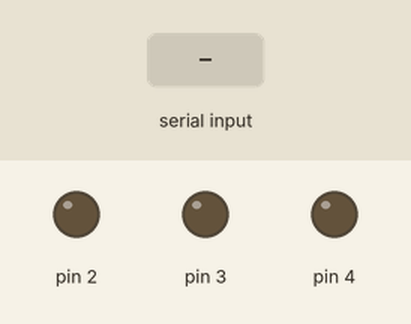
Simulated run of this sketch. Board: Arduino Uno, built with avr-gcc and run on an emulated ATmega328P. Shown: output pins drawn as LEDs (lit = HIGH). Inputs (shaded band) come from the test bench.

Above: at 1.2 s.
1.3 s: byte 30 received over Serial
At 1.6 s:
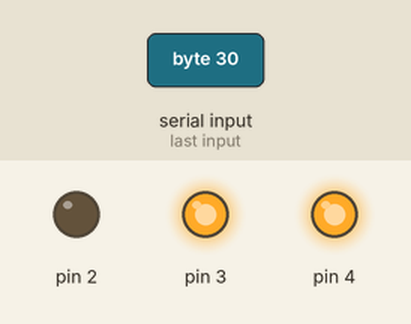
2.8 s: byte 90 received over Serial
At 3.9 s:
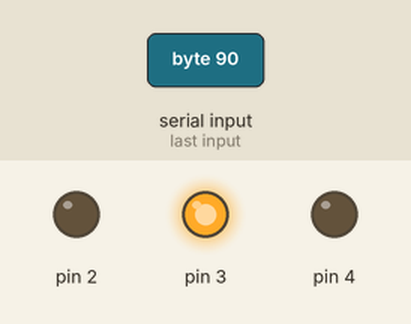
Timing chart, 0 to 5.8 s (numbered marks = the images above; inputs shaded):
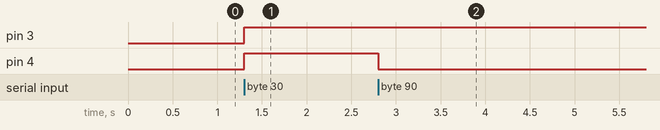

The sketch:

led.ino
```cpp
void setup()
{
  pinMode(4,OUTPUT);
  pinMode(3,OUTPUT);
  pinMode(2,OUTPUT);
  pinMode(1,OUTPUT);
  Serial.begin(9600);
}

void loop()
{
  if(Serial.available()>0)
  {
    int c,number;
    number=Serial.read();
    for(c=2;c<6;c++)
    {
      if(number%2==1)
        digitalWrite(c,HIGH);
      else
        digitalWrite(c,LOW);
      number=number/2;
    }
  }
}
```

Measured:
- after the input at 1.3 s, pin 3, pin 4: LOW → HIGH at once
- after the input at 2.8 s, pin 4: HIGH → LOW at once
